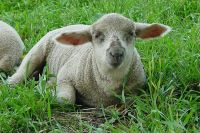
#> input picture image.jpg, 200 x 133 px
$ python temp.py
#> lines starting #> are read from the running program, lines starting #| are printed output that depends on the picture
import cv2
img = cv2.imread("image.jpg")
#> img is the input picture: shape (133, 200, 3); mean B, G, R 78.2, 129.5, 98.8
img = cv2.resize(img,(64,64))
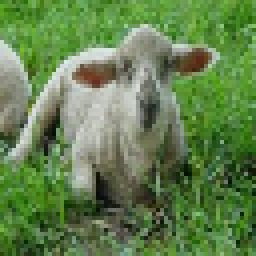
#> img: shape (64, 64, 3) (shown 4 times larger); mean B, G, R 77.9, 129.3, 98.5
cv2.imwrite("image.jpg",img)
